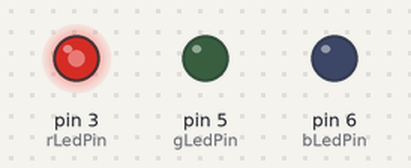
This sketch was run on a simulated Arduino Uno, built with avr-gcc and run on an emulated ATmega328P. Shown: output pins drawn as LEDs (lit = HIGH).

Above: at 0.4 s.
At 1.1 s:
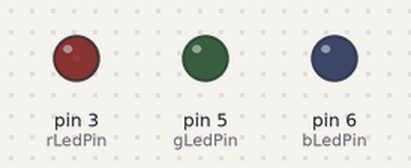
At 2.6 s:
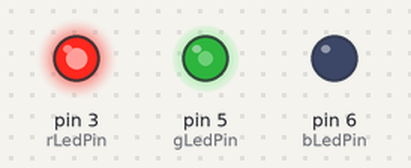
At 3.2 s:
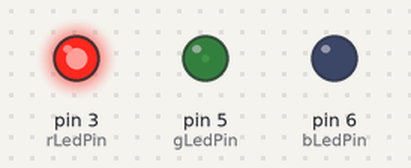
At 5.2 s:
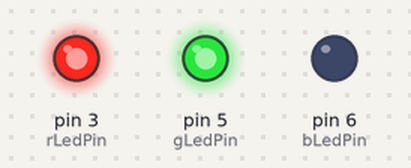
At 6.3 s:
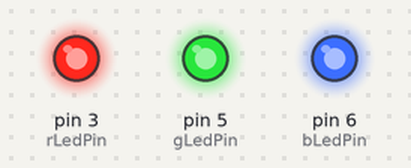
Timing chart, 0 to 7.8 s (numbered marks = the images above):
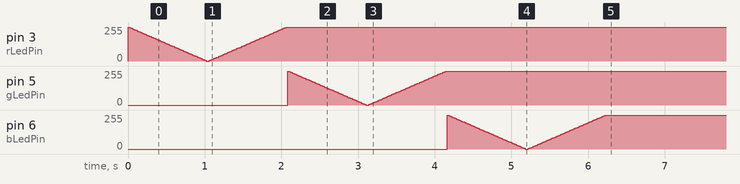

The sketch:

Ex05_RGBFading.ino
```cpp
/*
  Blink an External LED

  Behavior:
  Fades LED up and then down in brightness.

  Circuit:
  * Pin 3: R leg of RGB LED, cathode to microcontroller, 220 Ohm resistor from
  cathode to ground
  * Pin 5: G leg of RGB LED, cathode to microcontroller, 180 Ohm resistor from
  cathode to ground
  * Pin 6: B leg of RGB LED, cathode to microcontroller, 180 Ohm resistor from
  cathode to ground

   _________
  |	    |
  | Arduino |
  |    	    |    LED     330 Ohm
  |    PIN 6|----(|<)----/\/\/\----| 5V
  |         |
  |    	    |    LED     330 Ohm
  |    PIN 5|----(|<)----/\/\/\----| 5V
  |	    |
  |    	    |    LED     330 Ohm
  |    PIN 3|----(|<)----/\/\/\----| 5V
  |_________|

  Based on Example Code included w/ Arduino 1.0.5.

 Created 1 Nov 2008
 By David A. Mellis
 modified 30 Aug 2011
 By Tom Igoe

 http://arduino.cc/en/Tutorial/Fading
 http://arduino.cc/en/Tutorial/PWM

 Adapted for an RGB LED by Carlyn Maw Apr 2014

 */
//where the led is
int rLedPin = 3;
int gLedPin = 5;
int bLedPin = 6;

int delayVar = 20;


// the setup routine runs once when you press reset:
void setup()   {
  //Test LEDs
  fadeUp(rLedPin, delayVar);
  fadeDown(rLedPin, delayVar);
  fadeUp(gLedPin, delayVar);
  fadeDown(gLedPin, delayVar);
  fadeUp(bLedPin, delayVar);
  fadeDown(bLedPin, delayVar);
}

// the loop() method runs over and over again,
// as long as the Arduino has power
void loop()
{
//Good RGB LED fading patterns are actually quite advanced. We're going to
//save them for another day.
}


void fadeDown(int myPin, int myDelay) {
  for (int fadeValue = 255 ; fadeValue >= 0; fadeValue -= 5) {
    // sets the value (range from 0 to 255):
    analogWrite(myPin, 255 - fadeValue);
    // wait for myDelay milliseconds to see the dimming effect
    // the delay turns the behavior into human scale.
    delay(myDelay);
  }
}

void fadeUp(int myPin, int myDelay) {
  for (int fadeValue = 0 ; fadeValue <= 255; fadeValue += 5) {
    // sets the value (range from 0 to 255):
    analogWrite(myPin, 255 - fadeValue);
    // wait for myDelay milliseconds to see the dimming effect
    // the delay turns the behavior into human scale.
    delay(myDelay);
  }
}
```
